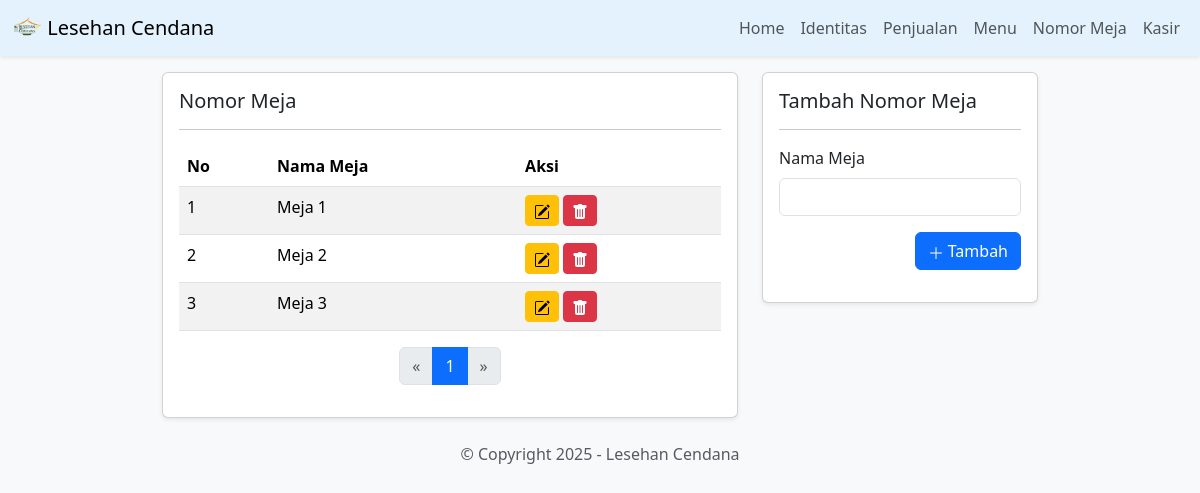
The page /main.php?module=meja on the database its author committed.
### tables this page shows
CREATE TABLE `identitas` (
  `id` int NOT NULL,
  `nama` varchar(255) NOT NULL,
  `alamat` text NOT NULL,
  `telepon` varchar(50) NOT NULL
);

CREATE TABLE `meja` (
  `id` int NOT NULL,
  `nama_meja` char(25) NOT NULL,
  `created_at` timestamp NOT NULL,
  `updated_at` timestamp NOT NULL
);

### modul/meja/index.php (the view, shortened to what this page needs)
<div class="row justify-content-center mt-3">
    <div class="col-6">
        <div class="card shadow-sm">
            <div class="card-body">
                <h5 class="card-title">Nomor Meja</h5>
                <hr>
                <div class="table-responsive">
                    <table class="table table-striped table-hover">
                        <thead>
                            <tr>
                                <th>No</th>
                                <th>Nama Meja</th>
                                <th>Aksi</th>
                            </tr>
                        </thead>
                        <tbody>
                            <?php
                            $per_halaman = 10;
                            $sql_total = "SELECT COUNT(*) FROM meja";
                            $result_total = mysqli_query($koneksi, $sql_total);
                            $total_data = mysqli_fetch_row($result_total)[0];
                            $total_halaman = ceil($total_data / $per_halaman);
                            $halaman = isset($_GET['page']) ? (int)$_GET['page'] : 1;
                            $halaman = max($halaman, 1);
                            $offset = ($halaman - 1) * $per_halaman;
                            $sql = "SELECT * FROM meja LIMIT $offset, $per_halaman";
                            $query = mysqli_query($koneksi, $sql);
                            $no = $offset + 1;
                            while ($data = mysqli_fetch_array($query)) {
                            ?>
                                <tr>
                                    <td><?= $no++; ?></td>
                                    <td><?= $data['nama_meja']; ?></td>
                                    <td>
                                        <button type="button" class="btn btn-warning btn-sm" data-bs-toggle="modal" data-bs-target="#editMeja<?= $data['id']; ?>">
                                        </button>
                                        <?php
                                        $cek_meja = $koneksi->query("SELECT * FROM penjualan WHERE id_meja = '$data[id]'")->num_rows;
                                        if ($cek_meja == 0) {
                                        ?>
                                            <button type="button" class="btn btn-danger btn-sm" data-bs-toggle="modal" data-bs-target="#hapusMeja<?= $data['id']; ?>">
                                            </button>
                                        <?php
                                        }
                                        ?>
                                    </td>
                                </tr>
                            <?php } ?>
                        </tbody>
                    </table>
                </div>
                <nav aria-label="Page navigation">
                    <ul class="pagination justify-content-center">
                        <li class="page-item <?= $halaman <= 1 ? 'disabled' : ''; ?>">
                            <a class="page-link" href="?module=meja&page=<?= max(1, $halaman - 1); ?>" aria-label="Previous">
                                <span aria-hidden="true">&laquo;</span>
                            </a>
                        </li>
                        <?php
                        $start = max(1, $halaman - 2);
                        $end = min($total_halaman, $halaman + 2);
                        for ($i = $start; $i <= $end; $i++) :
                        ?>
                            <li class="page-item <?= $i == $halaman ? 'active' : ''; ?>">
                                <a class="page-link" href="?module=meja&page=<?= $i; ?>"><?= $i; ?></a>
                            </li>
                        <?php endfor;
                        ?>
                        <li class="page-item <?= $halaman >= $total_halaman ? 'disabled' : ''; ?>">
                            <a class="page-link" href="?module=meja&page=<?= min($total_halaman, $halaman + 1); ?>" aria-label="Next">
                                <span aria-hidden="true">&raquo;</span>
                            </a>
                        </li>
                    </ul>
                </nav>
            </div>
        </div>
    </div>
    <div class="col-3">
        <div class="card shadow-sm">
            <div class="card-body">
                <h5 class="card-title">Tambah Nomor Meja</h5>
                <hr>
                <form action="modul/meja/aksi.php?aksi=tambah" method="post">
                    <div class="mb-3">
                        <label for="nama_meja" class="form-label">Nama Meja</label>
                        <input type="text" class="form-control" id="nama_meja" name="nama_meja" required>
                    </div>
                    <div class="mb-3 text-end">
                        <button type="submit" name="tambah" class="btn btn-primary">
                            <svg xmlns="http://www.w3.org/2000/svg" width="16" height="16" fill="currentColor" class="bi bi-plus-lg" viewBox="0 0 16 16">
                                <path fill-rule="evenodd" d="M8 2a.5.5 0 0 1 .5.5v5h5a.5.5 0 0 1 0 1h-5v5a.5.5 0 0 1-1 0v-5h-5a.5.5 0 0 1 0-1h5v-5A.5.5 0 0 1 8 2" />
                            </svg>
                            Tambah
                        </button>
                    </div>
                </form>
            </div>
        </div>
    </div>
</div>

### main.php (shortened to what this page needs)
<?php
include('koneksi.php');
$sql_identitas = "SELECT * FROM identitas";
$query_identitas = mysqli_query($koneksi, $sql_identitas);
$data_identitas = mysqli_fetch_array($query_identitas);
?>
<!DOCTYPE html>
<html lang="en">
<head>
    <link rel="stylesheet" href="bootstrap-5.3.3-dist/css/bootstrap.min.css">
</head>
<body class="bg-light">
    <nav class="navbar navbar-expand-lg shadow-sm" style="background-color: #e3f2fd;">
        <div class="container-fluid">
            <a class="navbar-brand" href="main.php?module=home">
                <img src="icons/icon-192x192.png" alt="Logo" width="30" height="24"
                    class="d-inline-block align-text-top">
                <?php echo $data_identitas['nama']; ?>
            </a>
            <div class="collapse navbar-collapse" id="navbarNav">
                <ul class="navbar-nav ms-auto">
                    <li class="nav-item">
                        <a class="nav-link" aria-current="page" href="main.php?module=home">Home</a>
                    </li>
                    <li class="nav-item">
                        <a class="nav-link" href="main.php?module=identitas">
                            Identitas
                        </a>
                    </li>
                    <li class="nav-item">
                        <a class="nav-link" href="main.php?module=penjualan">Penjualan</a>
                    </li>
                    <li class="nav-item">
                        <a class="nav-link" href="main.php?module=menu">Menu</a>
                    </li>
                    <li class="nav-item">
                        <a class="nav-link" href="main.php?module=meja">Nomor Meja</a>
                    </li>
                    <li class="nav-item">
                        <a class="nav-link" href="main.php?module=kasir">Kasir</a>
                    </li>
                </ul>
            </div>
        </div>
    </nav>
    <div class="container-fluid">
        <?php
        require_once('media.php');
        ?>
    </div>
    <div class="container-fluid mt-3">
        <div class="row py-2">
            <div class="col-12 text-center">
                <span class="text-muted">&copy; Copyright <?php echo date('Y'); ?> - <?php echo $data_identitas['nama']; ?></span>
            </div>
        </div>
    </div>
</body>
</html>

### rows shown on the page
identitas: nama "Lesehan Cendana"
meja: nama_meja "Meja 1"
meja: nama_meja "Meja 2"
meja: nama_meja "Meja 3"
